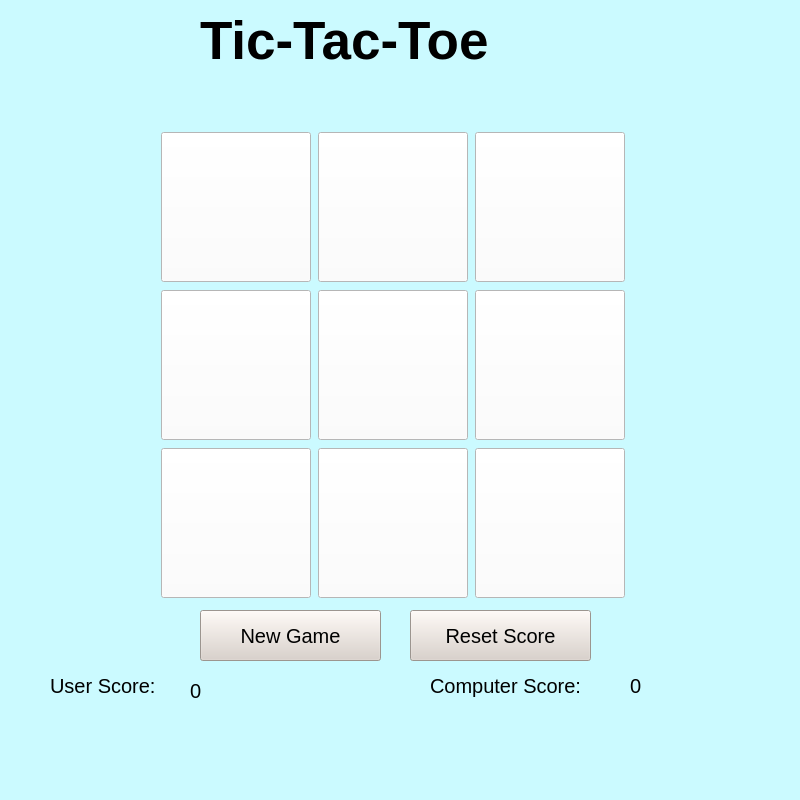
<?xml version="1.0" encoding="UTF-8"?>
<ui version="4.0">
 <class>MainWindow</class>
 <widget class="QMainWindow" name="MainWindow">
  <property name="geometry">
   <rect>
    <x>0</x>
    <y>0</y>
    <width>800</width>
    <height>800</height>
   </rect>
  </property>
  <property name="minimumSize">
   <size>
    <width>800</width>
    <height>800</height>
   </size>
  </property>
  <property name="maximumSize">
   <size>
    <width>800</width>
    <height>800</height>
   </size>
  </property>
  <property name="windowTitle">
   <string>MainWindow</string>
  </property>
  <property name="styleSheet">
   <string notr="true">background-color: rgb(203, 250, 255);</string>
  </property>
  <widget class="QWidget" name="centralwidget">
   <widget class="QLabel" name="TTT_label">
    <property name="geometry">
     <rect>
      <x>200</x>
      <y>-10</y>
      <width>411</width>
      <height>101</height>
     </rect>
    </property>
    <property name="font">
     <font>
      <pointsize>40</pointsize>
      <weight>75</weight>
      <bold>true</bold>
     </font>
    </property>
    <property name="text">
     <string>Tic-Tac-Toe</string>
    </property>
   </widget>
   <widget class="QWidget" name="gridLayoutWidget">
    <property name="geometry">
     <rect>
      <x>160</x>
      <y>130</y>
      <width>466</width>
      <height>471</height>
     </rect>
    </property>
    <layout class="QGridLayout" name="gameboard">
     <item row="1" column="1">
      <widget class="QPushButton" name="B2">
       <property name="minimumSize">
        <size>
         <width>150</width>
         <height>150</height>
        </size>
       </property>
       <property name="maximumSize">
        <size>
         <width>150</width>
         <height>150</height>
        </size>
       </property>
       <property name="font">
        <font>
         <pointsize>40</pointsize>
        </font>
       </property>
       <property name="styleSheet">
        <string notr="true">background-color: rgb(255, 255, 255);
border-color: rgb(0, 0, 0);</string>
       </property>
       <property name="text">
        <string/>
       </property>
      </widget>
     </item>
     <item row="0" column="2">
      <widget class="QPushButton" name="A3">
       <property name="minimumSize">
        <size>
         <width>150</width>
         <height>150</height>
        </size>
       </property>
       <property name="maximumSize">
        <size>
         <width>150</width>
         <height>150</height>
        </size>
       </property>
       <property name="font">
        <font>
         <pointsize>40</pointsize>
        </font>
       </property>
       <property name="styleSheet">
        <string notr="true">background-color: rgb(255, 255, 255);</string>
       </property>
       <property name="text">
        <string/>
       </property>
      </widget>
     </item>
     <item row="2" column="2">
      <widget class="QPushButton" name="C3">
       <property name="minimumSize">
        <size>
         <width>150</width>
         <height>150</height>
        </size>
       </property>
       <property name="maximumSize">
        <size>
         <width>150</width>
         <height>150</height>
        </size>
       </property>
       <property name="font">
        <font>
         <pointsize>40</pointsize>
        </font>
       </property>
       <property name="styleSheet">
        <string notr="true">background-color: rgb(255, 255, 255);</string>
       </property>
       <property name="text">
        <string/>
       </property>
      </widget>
     </item>
     <item row="1" column="0">
      <widget class="QPushButton" name="B1">
       <property name="minimumSize">
        <size>
         <width>150</width>
         <height>150</height>
        </size>
       </property>
       <property name="maximumSize">
        <size>
         <width>150</width>
         <height>150</height>
        </size>
       </property>
       <property name="font">
        <font>
         <pointsize>40</pointsize>
        </font>
       </property>
       <property name="styleSheet">
        <string notr="true">background-color: rgb(255, 255, 255);</string>
       </property>
       <property name="text">
        <string/>
       </property>
      </widget>
     </item>
     <item row="0" column="1">
      <widget class="QPushButton" name="A2">
       <property name="minimumSize">
        <size>
         <width>150</width>
         <height>150</height>
        </size>
       </property>
       <property name="maximumSize">
        <size>
         <width>150</width>
         <height>150</height>
        </size>
       </property>
       <property name="font">
        <font>
         <pointsize>40</pointsize>
        </font>
       </property>
       <property name="styleSheet">
        <string notr="true">background-color: rgb(255, 255, 255);</string>
       </property>
       <property name="text">
        <string/>
       </property>
      </widget>
     </item>
     <item row="0" column="0">
      <widget class="QPushButton" name="A1">
       <property name="minimumSize">
        <size>
         <width>150</width>
         <height>150</height>
        </size>
       </property>
       <property name="maximumSize">
        <size>
         <width>150</width>
         <height>150</height>
        </size>
       </property>
       <property name="font">
        <font>
         <pointsize>40</pointsize>
        </font>
       </property>
       <property name="styleSheet">
        <string notr="true">background-color: rgb(255, 255, 255);</string>
       </property>
       <property name="text">
        <string/>
       </property>
      </widget>
     </item>
     <item row="2" column="1">
      <widget class="QPushButton" name="C2">
       <property name="minimumSize">
        <size>
         <width>150</width>
         <height>150</height>
        </size>
       </property>
       <property name="maximumSize">
        <size>
         <width>150</width>
         <height>150</height>
        </size>
       </property>
       <property name="font">
        <font>
         <pointsize>40</pointsize>
        </font>
       </property>
       <property name="styleSheet">
        <string notr="true">background-color: rgb(255, 255, 255);</string>
       </property>
       <property name="text">
        <string/>
       </property>
      </widget>
     </item>
     <item row="1" column="2">
      <widget class="QPushButton" name="B3">
       <property name="minimumSize">
        <size>
         <width>150</width>
         <height>150</height>
        </size>
       </property>
       <property name="maximumSize">
        <size>
         <width>150</width>
         <height>150</height>
        </size>
       </property>
       <property name="font">
        <font>
         <pointsize>40</pointsize>
        </font>
       </property>
       <property name="styleSheet">
        <string notr="true">background-color: rgb(255, 255, 255);</string>
       </property>
       <property name="text">
        <string/>
       </property>
      </widget>
     </item>
     <item row="2" column="0">
      <widget class="QPushButton" name="C1">
       <property name="minimumSize">
        <size>
         <width>150</width>
         <height>150</height>
        </size>
       </property>
       <property name="maximumSize">
        <size>
         <width>150</width>
         <height>150</height>
        </size>
       </property>
       <property name="font">
        <font>
         <pointsize>40</pointsize>
        </font>
       </property>
       <property name="styleSheet">
        <string notr="true">background-color: rgb(255, 255, 255);</string>
       </property>
       <property name="text">
        <string/>
       </property>
      </widget>
     </item>
    </layout>
   </widget>
   <widget class="QLabel" name="user_label">
    <property name="geometry">
     <rect>
      <x>50</x>
      <y>660</y>
      <width>131</width>
      <height>51</height>
     </rect>
    </property>
    <property name="font">
     <font>
      <pointsize>15</pointsize>
     </font>
    </property>
    <property name="text">
     <string>User Score: </string>
    </property>
   </widget>
   <widget class="QLabel" name="computer_label">
    <property name="geometry">
     <rect>
      <x>430</x>
      <y>660</y>
      <width>211</width>
      <height>51</height>
     </rect>
    </property>
    <property name="font">
     <font>
      <pointsize>15</pointsize>
     </font>
    </property>
    <property name="text">
     <string>Computer Score: </string>
    </property>
   </widget>
   <widget class="QLabel" name="userscore_label">
    <property name="geometry">
     <rect>
      <x>190</x>
      <y>670</y>
      <width>111</width>
      <height>41</height>
     </rect>
    </property>
    <property name="font">
     <font>
      <pointsize>15</pointsize>
     </font>
    </property>
    <property name="text">
     <string>0</string>
    </property>
   </widget>
   <widget class="QLabel" name="computerscore_label">
    <property name="geometry">
     <rect>
      <x>630</x>
      <y>660</y>
      <width>101</width>
      <height>51</height>
     </rect>
    </property>
    <property name="font">
     <font>
      <pointsize>15</pointsize>
     </font>
    </property>
    <property name="text">
     <string>0</string>
    </property>
   </widget>
   <widget class="QPushButton" name="game_button">
    <property name="geometry">
     <rect>
      <x>200</x>
      <y>610</y>
      <width>181</width>
      <height>51</height>
     </rect>
    </property>
    <property name="font">
     <font>
      <pointsize>15</pointsize>
     </font>
    </property>
    <property name="styleSheet">
     <string notr="true">background-color: rgb(218, 208, 200);</string>
    </property>
    <property name="text">
     <string>New Game</string>
    </property>
   </widget>
   <widget class="QLabel" name="label">
    <property name="geometry">
     <rect>
      <x>260</x>
      <y>90</y>
      <width>271</width>
      <height>31</height>
     </rect>
    </property>
    <property name="font">
     <font>
      <pointsize>15</pointsize>
     </font>
    </property>
    <property name="text">
     <string/>
    </property>
    <property name="alignment">
     <set>Qt::AlignCenter</set>
    </property>
   </widget>
   <widget class="QPushButton" name="score_button">
    <property name="geometry">
     <rect>
      <x>410</x>
      <y>610</y>
      <width>181</width>
      <height>51</height>
     </rect>
    </property>
    <property name="font">
     <font>
      <pointsize>15</pointsize>
     </font>
    </property>
    <property name="styleSheet">
     <string notr="true">background-color: rgb(218, 208, 200);</string>
    </property>
    <property name="text">
     <string>Reset Score</string>
    </property>
   </widget>
  </widget>
  <widget class="QMenuBar" name="menubar">
   <property name="geometry">
    <rect>
     <x>0</x>
     <y>0</y>
     <width>800</width>
     <height>26</height>
    </rect>
   </property>
  </widget>
  <widget class="QStatusBar" name="statusbar"/>
 </widget>
 <resources/>
 <connections/>
</ui>
